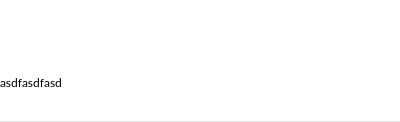
<?xml version="1.0" encoding="UTF-8"?>
<ui version="4.0">
 <class>AlertItem</class>
 <widget class="QWidget" name="AlertItem">
  <property name="geometry">
   <rect>
    <x>0</x>
    <y>0</y>
    <width>400</width>
    <height>122</height>
   </rect>
  </property>
  <property name="minimumSize">
   <size>
    <width>400</width>
    <height>122</height>
   </size>
  </property>
  <property name="maximumSize">
   <size>
    <width>400</width>
    <height>122</height>
   </size>
  </property>
  <property name="windowTitle">
   <string>Form</string>
  </property>
  <property name="styleSheet">
   <string notr="true">#AlertItem
{
background-color: #FFFFFF;
}</string>
  </property>
  <layout class="QVBoxLayout" name="verticalLayout">
   <property name="spacing">
    <number>0</number>
   </property>
   <property name="leftMargin">
    <number>0</number>
   </property>
   <property name="topMargin">
    <number>5</number>
   </property>
   <property name="rightMargin">
    <number>0</number>
   </property>
   <property name="bottomMargin">
    <number>0</number>
   </property>
   <item>
    <widget class="QWidget" name="wTitle" native="true">
     <layout class="QHBoxLayout" name="horizontalLayout_4">
      <property name="leftMargin">
       <number>0</number>
      </property>
      <property name="topMargin">
       <number>0</number>
      </property>
      <property name="rightMargin">
       <number>0</number>
      </property>
      <property name="bottomMargin">
       <number>0</number>
      </property>
      <item>
       <widget class="QPushButton" name="bShareArrow">
        <property name="minimumSize">
         <size>
          <width>10</width>
          <height>8</height>
         </size>
        </property>
        <property name="maximumSize">
         <size>
          <width>10</width>
          <height>8</height>
         </size>
        </property>
        <property name="styleSheet">
         <string notr="true">#bShareArrow
{
border: none;
}</string>
        </property>
        <property name="text">
         <string/>
        </property>
        <property name="icon">
         <iconset>
          <normalon>:/images/share_arrow.png</normalon>
         </iconset>
        </property>
        <property name="iconSize">
         <size>
          <width>10</width>
          <height>8</height>
         </size>
        </property>
       </widget>
      </item>
      <item>
       <widget class="QLabel" name="lTitle">
        <property name="styleSheet">
         <string notr="true"/>
        </property>
        <property name="text">
         <string/>
        </property>
       </widget>
      </item>
     </layout>
    </widget>
   </item>
   <item>
    <widget class="QWidget" name="widget" native="true">
     <property name="minimumSize">
      <size>
       <width>0</width>
       <height>40</height>
      </size>
     </property>
     <property name="maximumSize">
      <size>
       <width>16777215</width>
       <height>40</height>
      </size>
     </property>
     <layout class="QHBoxLayout" name="horizontalLayout">
      <property name="leftMargin">
       <number>0</number>
      </property>
      <property name="topMargin">
       <number>0</number>
      </property>
      <property name="rightMargin">
       <number>0</number>
      </property>
      <property name="bottomMargin">
       <number>0</number>
      </property>
      <item>
       <widget class="QStackedWidget" name="sIconWidget">
        <property name="minimumSize">
         <size>
          <width>24</width>
          <height>24</height>
         </size>
        </property>
        <property name="maximumSize">
         <size>
          <width>24</width>
          <height>24</height>
         </size>
        </property>
        <property name="currentIndex">
         <number>0</number>
        </property>
        <widget class="QWidget" name="pContact">
         <layout class="QHBoxLayout" name="horizontalLayout_3">
          <property name="spacing">
           <number>0</number>
          </property>
          <property name="leftMargin">
           <number>0</number>
          </property>
          <property name="topMargin">
           <number>0</number>
          </property>
          <property name="rightMargin">
           <number>0</number>
          </property>
          <property name="bottomMargin">
           <number>0</number>
          </property>
          <item>
           <widget class="AvatarWidget" name="wAvatarContact" native="true">
            <property name="minimumSize">
             <size>
              <width>24</width>
              <height>24</height>
             </size>
            </property>
            <property name="maximumSize">
             <size>
              <width>24</width>
              <height>24</height>
             </size>
            </property>
           </widget>
          </item>
         </layout>
        </widget>
        <widget class="QWidget" name="pSharedFolder">
         <layout class="QHBoxLayout" name="horizontalLayout_2">
          <property name="spacing">
           <number>0</number>
          </property>
          <property name="leftMargin">
           <number>0</number>
          </property>
          <property name="topMargin">
           <number>0</number>
          </property>
          <property name="rightMargin">
           <number>0</number>
          </property>
          <property name="bottomMargin">
           <number>0</number>
          </property>
          <item>
           <widget class="QPushButton" name="bSharedFolder">
            <property name="minimumSize">
             <size>
              <width>24</width>
              <height>24</height>
             </size>
            </property>
            <property name="maximumSize">
             <size>
              <width>24</width>
              <height>24</height>
             </size>
            </property>
            <property name="styleSheet">
             <string notr="true">#bSharedFolder
{
border: none;
}</string>
            </property>
            <property name="text">
             <string/>
            </property>
            <property name="icon">
             <iconset>
              <normalon>:/images/color_folder.png</normalon>
             </iconset>
            </property>
            <property name="iconSize">
             <size>
              <width>24</width>
              <height>24</height>
             </size>
            </property>
           </widget>
          </item>
         </layout>
        </widget>
       </widget>
      </item>
      <item>
       <widget class="QLabel" name="lHeading">
        <property name="styleSheet">
         <string notr="true">#lHeading 
{ 
font-family: &quot;Lato&quot;; 
font-size: 16px; 
color: #333333; 
font-weight: bold;
}</string>
        </property>
        <property name="text">
         <string/>
        </property>
       </widget>
      </item>
     </layout>
    </widget>
   </item>
   <item>
    <widget class="QLabel" name="lDesc">
     <property name="minimumSize">
      <size>
       <width>0</width>
       <height>30</height>
      </size>
     </property>
     <property name="styleSheet">
      <string notr="true">font-family: Lato;</string>
     </property>
     <property name="text">
      <string>asdfasdfasd</string>
     </property>
     <property name="textFormat">
      <enum>Qt::RichText</enum>
     </property>
     <property name="wordWrap">
      <bool>true</bool>
     </property>
    </widget>
   </item>
   <item>
    <widget class="QLabel" name="lTimeStamp">
     <property name="styleSheet">
      <string notr="true">#lTimeStamp
{
	color: #777777;
	font-family: Lato;
	font-size: 12px;
}</string>
     </property>
     <property name="text">
      <string/>
     </property>
    </widget>
   </item>
   <item>
    <widget class="QWidget" name="wSeparator" native="true">
     <property name="minimumSize">
      <size>
       <width>400</width>
       <height>1</height>
      </size>
     </property>
     <property name="maximumSize">
      <size>
       <width>400</width>
       <height>1</height>
      </size>
     </property>
     <property name="styleSheet">
      <string notr="true">#wSeparator
{
	background-color: rgba(0,0,0,0.1);
}</string>
     </property>
    </widget>
   </item>
  </layout>
 </widget>
 <customwidgets>
  <customwidget>
   <class>AvatarWidget</class>
   <extends>QWidget</extends>
   <header>AvatarWidget.h</header>
   <container>1</container>
  </customwidget>
 </customwidgets>
 <resources/>
 <connections/>
</ui>
